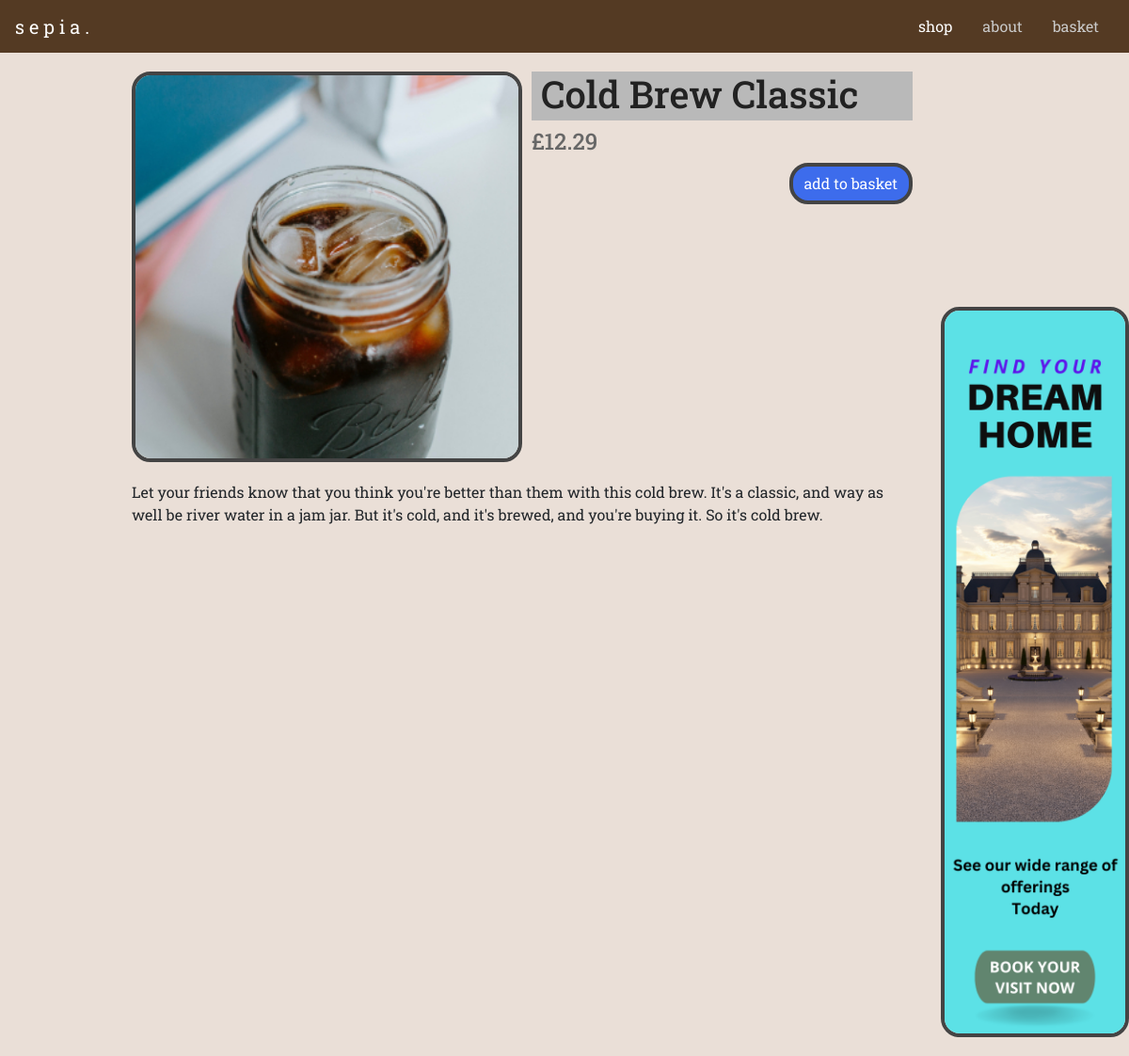
The page /view?id=2 on the database its author committed.
### shop.py (models this page shows, shortened)
class Item(db.Model):
    __tablename__ = 'items'
    id = db.Column(db.Integer, primary_key=True)
    name = db.Column(db.String(32), index=True, unique=True, nullable=False)
    description = db.Column(db.String(1024), nullable=False)
    image = db.Column(db.String(64), nullable=False)
    price = db.Column(db.Float, nullable=False)
    airmiles = db.Column(db.Float, nullable=False)

### shop.py (the view)
@ app.route('/view', methods=['GET'])
def view():
    itemid = request.args.get('id')
    return render_template('product.html', item=Item.query.get(itemid), basket_count=len(session.get('basket', [])))

### templates/product.html (shortened to what this page needs)
{% extends 'base.html' %}
{% block shop_nav %}selected{% endblock %}
{% block content %}
    <div class="listing">
        <div class="row">
            <div class="column">
                <img class="listing-img" src="{{ url_for('static',filename='images/' + item.image) }}" alt="product image">
            </div>
            <div class="column info">
                <h1>{{ item.name }}</h1>
                <h4>£{{ '%0.2f'|format(item.price|float) }}</h4>
                <form action="add" method="POST">
                    <button type="submit" class="btn btn-primary itm-add">add to basket</button>
                </form>
            </div>
        </div>
        <p>{{ item.description }}</p>
    </div>
{% endblock %}

### templates/base.html (shortened to what this page needs)
<html lang="en">
  <head>
    {% block head %}
    <link
      rel="stylesheet"
      type="text/css"
      href="{{ url_for('static',filename='styles/style.css') }}"
    />
    <link
      rel="stylesheet"
      href="https://stackpath.bootstrapcdn.com/bootstrap/4.5.2/css/bootstrap.min.css"
    />
    {% endblock %}
  </head>
  <body>
    <nav class="navbar navbar-dark">
      <a class="navbar-brand" href="{{ url_for('index') }}">s e p i a .</a>
      <ul class="nav">
        <li class="nav-item {% block shop_nav %}{% endblock %}">
          <a class="nav-link" href="{{ url_for('index') }}">shop</a>
        </li>
        <li class="nav-item {% block about_nav %}{% endblock %}">
          <a class="nav-link" href="{{ url_for('about') }}">about</a>
        </li>
        <li class="nav-item {% block basket_nav %}{% endblock %}">
          <a class="nav-link" href="{{ url_for('basket') }}"
            >basket{% if basket_count %} ({{ basket_count }}){% endif %}</a
          >
        </li>
      </ul>
    </nav>
    <div class="banner">
      <img
        src="{{ url_for('static', filename='images/house_banner.png') }}"
        alt="Sepia Coffee Banner"
      />
    </div>
    {% block content %} {% endblock %}
  </body>
</html>

### static/styles/style.css (style rules this page uses)
body { margin: 40px; font-family: "Roboto Slab", serif !important; background-color: #eadfd7 !important; }
h1 { font-size: 40pt; font-weight: 700; color: #222222; background-color: #b9b9b9; padding: 0px 0px 4px 10px; }
h4 { font-size: 16pt; font-weight: 700; color: #676767; }
.nav li.selected a { color: #fff !important; }
.nav li a { color: #c9c9c9 !important; }
.navbar { background-color: #543a23; color: #fff; padding: 20px; color: 0; margin-bottom: 20px; }
.listing { width: 100%; max-width: 1000px; margin: auto; padding: 0 40 0 40; }
.info { padding-left: 10px; }
.listing .btn { float: right; }
.listing img { width: 100%; max-width: 500px; margin: auto; display: block; margin-bottom: 20px; }
img { border-radius: 20px; border: 4px solid #444 !important; margin-bottom: 20px; }
.btn { font-size: 12pt; border: 4px solid #444 !important; border-radius: 20px !important; }
.itm-add { background-color: rgb(61, 108, 236) !important; }
.row { display: flex; }
.column { flex: 50%; }
.banner { float: right; width: 30%; max-width: 200px; margin-left: 30px; }
.banner img { max-width: 100%; margin-top: 250px; height: auto; }

### rows shown on the page
Item: image (picture), name "Cold Brew Classic", price "12.29", description "Let your friends know that you think you're better than them with this cold brew. It's a classic, and way as well be river water in a jam jar. But it's cold, and it's brewed, and you're buying it. So it's cold brew."
